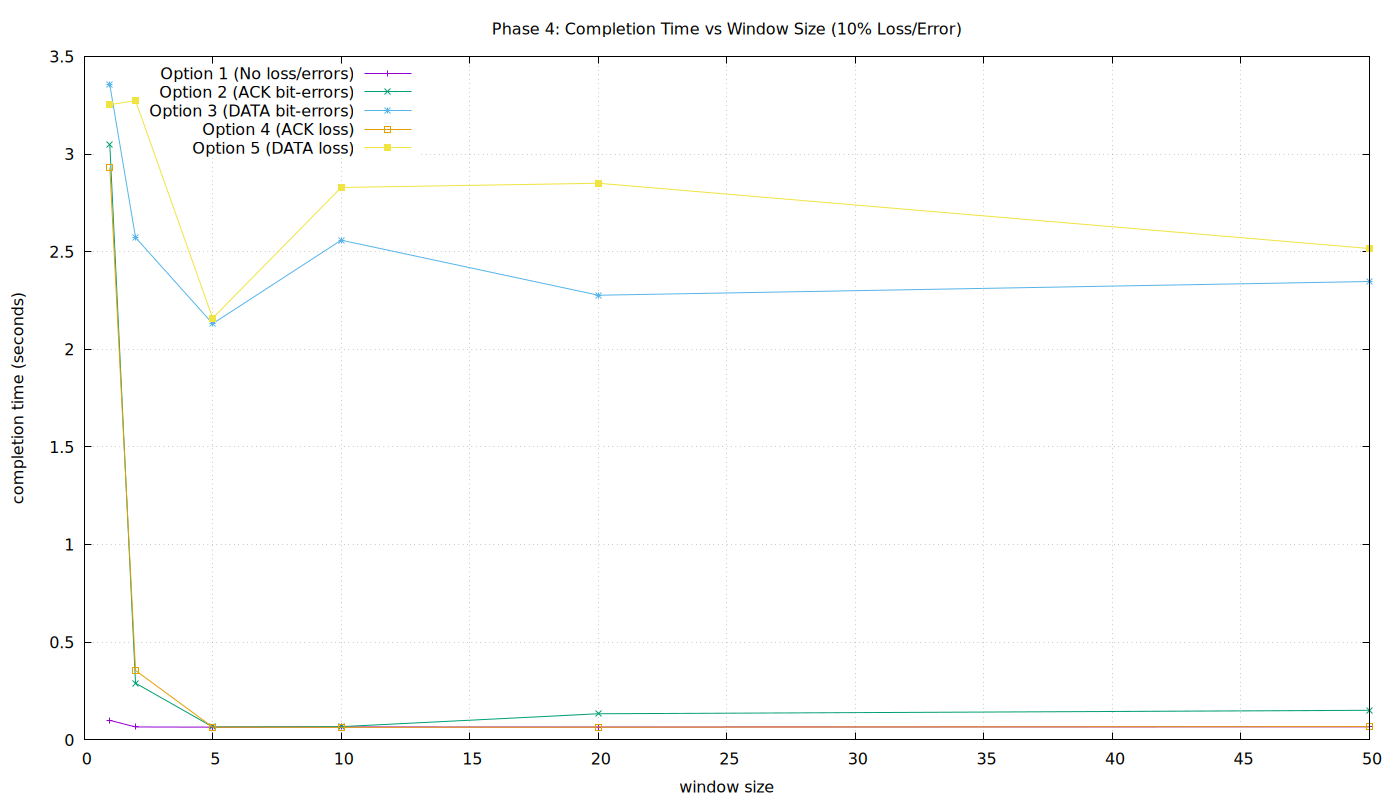

The gnuplot source for this figure:
set terminal pngcairo size 1400,800
set output "results/phase4_chart2.png"
set title "Phase 4: Completion Time vs Window Size (10% Loss/Error)"
set xlabel "window size"
set ylabel "completion time (seconds)"
set grid
set key left top
set datafile separator ","
plot "results/phase4_chart2_avg.csv" using 1:2 with linespoints title "Option 1 (No loss/errors)", \
     "results/phase4_chart2_avg.csv" using 1:4 with linespoints title "Option 2 (ACK bit-errors)", \
     "results/phase4_chart2_avg.csv" using 1:6 with linespoints title "Option 3 (DATA bit-errors)", \
     "results/phase4_chart2_avg.csv" using 1:8 with linespoints title "Option 4 (ACK loss)", \
     "results/phase4_chart2_avg.csv" using 1:10 with linespoints title "Option 5 (DATA loss)"
